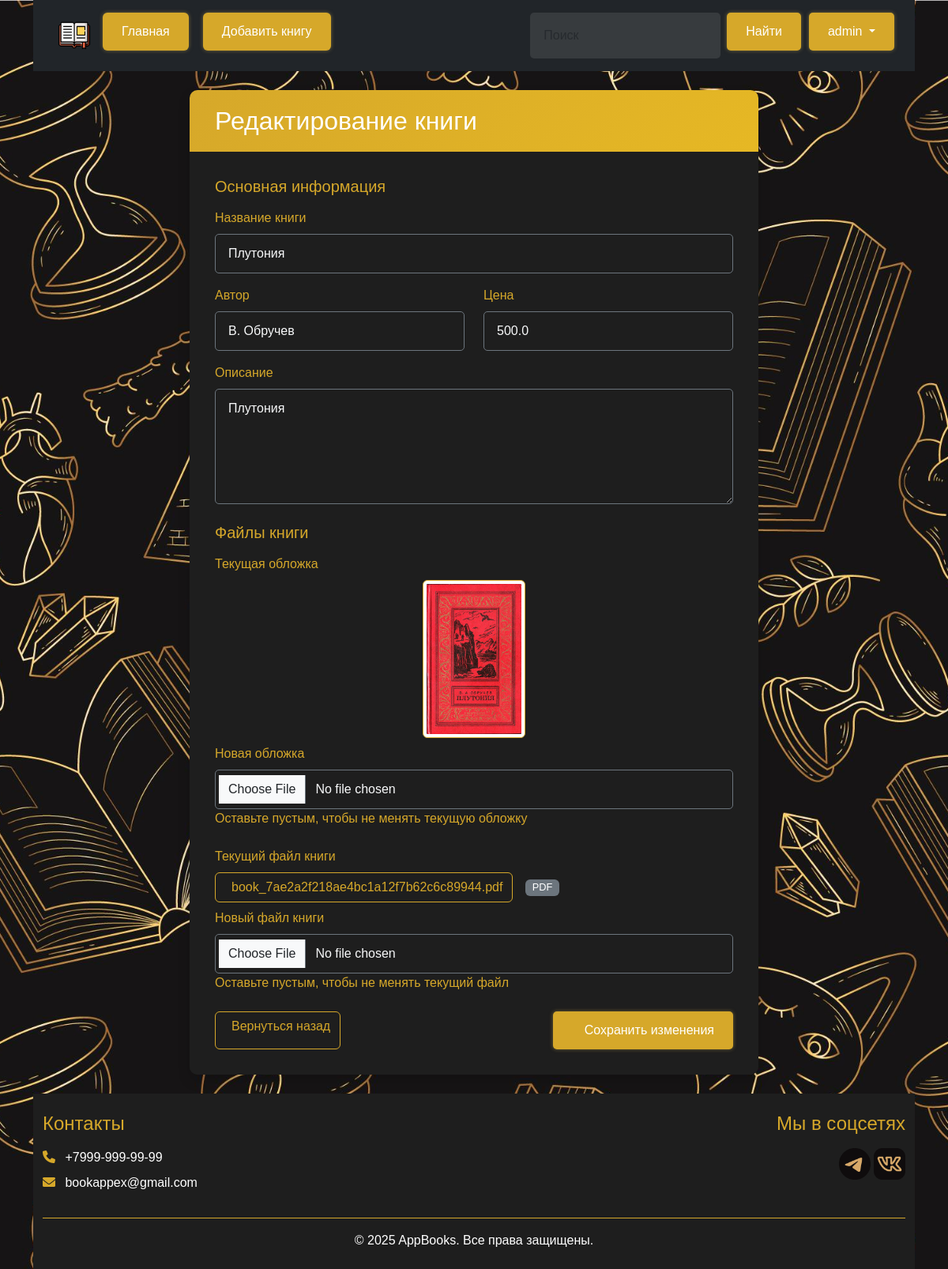
Before: /book/1/edit (signed in) with the older database file.
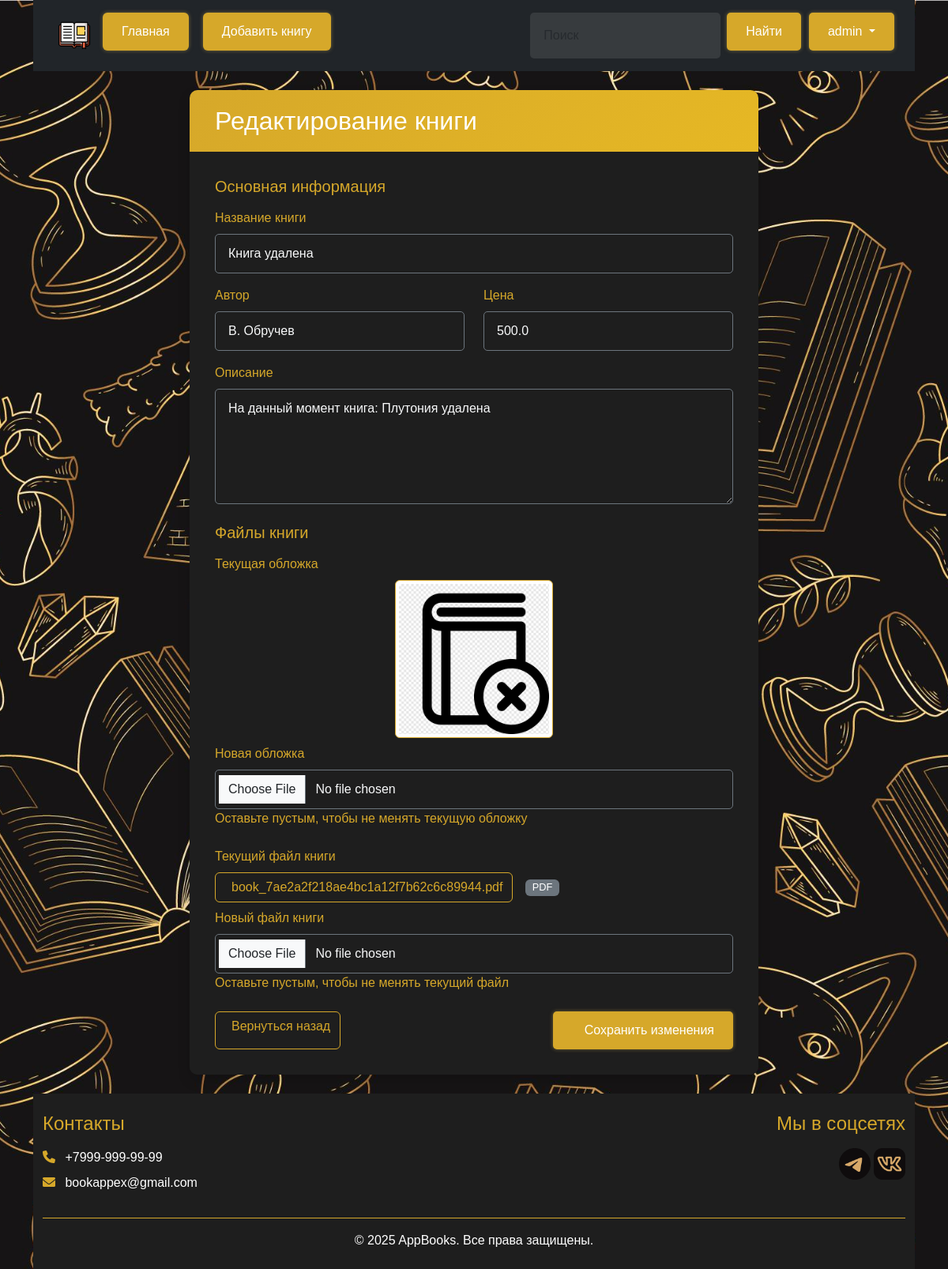
After: the same page with the newer database file.
### models.py (models this page shows)
class Books(db.Model):
    id = db.Column(db.Integer, primary_key = True)
    Title = db.Column(db.String(100), nullable = False)
    Cover = db.Column(db.String(100), nullable = False)
    Author = db.Column(db.String(100), nullable = False)
    About = db.Column(db.Text, nullable = False)
    File_path = db.Column(db.String(100), nullable = False)
    Cost = db.Column(db.Float, nullable = False)
    @property
    def cover_url(self):
        clean_path = self.Cover.replace('\\', '/')
        return url_for('static', filename=f'uploads/{clean_path}')
    @property
    def book_file_url(self):
        clean_path = self.File_path.replace('\\', '/')
        return url_for('static', filename=f'uploads/{clean_path}')

### BooksApp.py (the view, shortened to what this page needs)
@app.route("/book/<int:id>/edit", methods=['POST', 'GET'])
@admin_required
def BookUpdate(id):
    book = Books.query.get_or_404(id)
    return render_template('Book_edit.html',
                         book=book,
                         username=session.get('username'),
                         admin = adm())

### BooksApp.py (called while the page is built)
def login_required(f):
    @wraps(f)
    def decorated(*args, **kwargs):
        if 'username' not in session:
            flash('Требуется авторизация', 'error')
            return redirect(url_for('Log_in'))
        return f(*args, **kwargs)
    return decorated

def admin_required(f):
    @wraps(f)
    @login_required
    def decorated(*args, **kwargs):
        user = Authorization.query.filter_by(Name=session['username']).first()
        if user.Rank != 'Admin':
            abort(403)  # Forbidden
        return f(*args, **kwargs)
    return decorated

def adm():
    username=session.get('username')
    if 'username' not in session:
        return False
    user = Authorization.query.filter_by(Name=username).first()
    if user.Rank == 'Admin':
       return True
    return False

### templates/Book_edit.html (shortened to what the changed rows need)
{% extends 'base.html' %}
{% block body %}
<div class="container mt-4">
    <div class="row justify-content-center">
        <div class="col-lg-8">
            <div class="card shadow border-0">
                <div class="card-header bg-primary text-white">
                    <h2 class="mb-0">Редактирование книги</h2>
                </div>
                <div class="card-body bg-dark text-light">
                <div class="card-body bg-dark text-light">
                    <form method="post" enctype="multipart/form-data">
                        <div class="mb-4">
                            <div class="mb-3">
                                <label for="title" class="form-label">Название книги</label>
                                <input type="text" class="form-control bg-dark text-light border-secondary"
                                       id="title" name="title" value="{{ book.Title }}" required>
                            </div>
                            <div class="row">
                                <div class="col-md-6 mb-3">
                                    <label for="author" class="form-label">Автор</label>
                                    <input type="text" class="form-control bg-dark text-light border-secondary"
                                           id="author" name="author" value="{{ book.Author }}" required>
                                </div>
                                <div class="col-md-6 mb-3">
                                    <label for="cost" class="form-label">Цена</label>
                                    <input type="number" step="0.01" min="0"
                                           class="form-control bg-dark text-light border-secondary"
                                           id="cost" name="cost" value="{{ book.Cost }}" required>
                                </div>
                            </div>
                            <div class="mb-3">
                                <label for="about" class="form-label">Описание</label>
                                <textarea class="form-control bg-dark text-light border-secondary"
                                          id="about" name="about" rows="5" required>{{ book.About }}</textarea>
                            </div>
                        </div>
                        <div class="mb-4">
                            <div class="mb-4">
                                <div class="text-center mb-2">
                                    <img src="{{ book.cover_url }}" class="img-thumbnail border-gold" style="max-height: 200px;">
                                </div>
                            </div>
                            <div class="mb-3">
                                <div class="d-flex align-items-center mb-2">
                                    <a href="{{ book.book_file_url }}" class="btn btn-outline-gold me-3">
                                        {{ book.File_path.split('/')[-1] }}
                                    </a>
                                    <span class="badge bg-secondary">{{ book.File_path.split('.')[-1]|upper }}</span>
                                </div>
                            </div>
                        </div>
                    </form>
                </div>
            </div>
        </div>
    </div>
</div>
{% endblock %}

Changed rows visible on the page:
changed Books "book_7ae2a2f218ae4bc1a12f7b62c6c89944.pdf": title "Плутония" → "Книга удалена"; about "Плутония" → "На данный момент книга: Плутония удалена"; cover_url: a different picture
